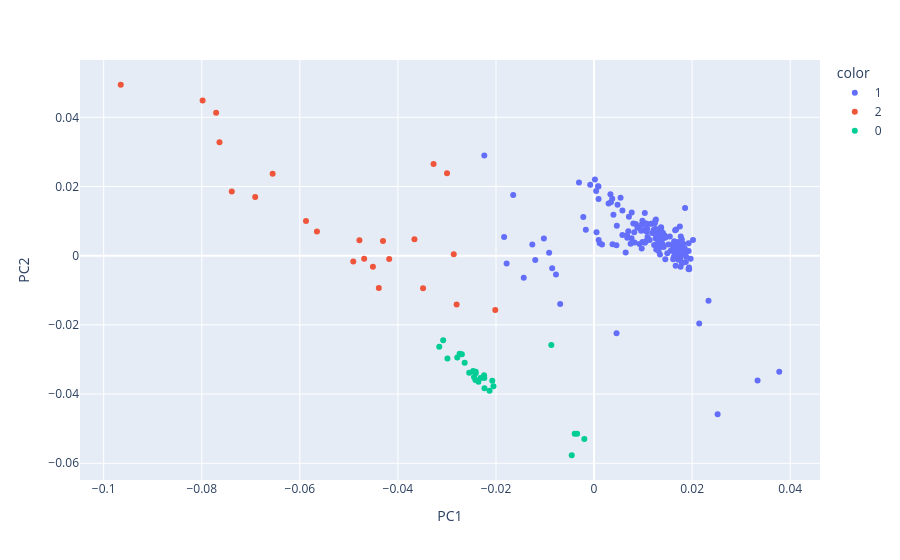

Notebook code for this chart:
### Code cell
# Visualisation des classes
scatter_plot(data_pca, cah_partitionk3)

### Figure 1 — Plotly figure (JSON) as saved in the notebook; plotly's stock layout.template omitted (floating-point values rounded to 4 significant figures; data arrays with more than 128 entries replaced by an {"elided": "..."} marker saying what was removed)
{"data": [{"hovertemplate": "color=1<br>PC1=%{x}<br>PC2=%{y}<extra></extra>", "legendgroup": "1", "marker": {"color": "#636efa", "symbol": "circle"}, "mode": "markers", "name": "1", "orientation": "v", "showlegend": true, "type": "scatter", "x": {"elided": "164 float values"}, "xaxis": "x", "y": {"elided": "164 float values"}, "yaxis": "y"}, {"hovertemplate": "color=2<br>PC1=%{x}<br>PC2=%{y}<extra></extra>", "legendgroup": "2", "marker": {"color": "#EF553B", "symbol": "circle"}, "mode": "markers", "name": "2", "orientation": "v", "showlegend": true, "type": "scatter", "x": [-0.06554, -0.07388, -0.09652, -0.0491, -0.04178, -0.07706, -0.07982, -0.07638, -0.02861, -0.03663, -0.0691, -0.02999, -0.03272, -0.04784, -0.03487, -0.04688, -0.05651, -0.05873, -0.04304, -0.02802, -0.04389, -0.0451, -0.02014], "xaxis": "x", "y": [0.02372, 0.01858, 0.04941, -0.001683, -0.0009802, 0.04132, 0.04484, 0.03276, 0.0004267, 0.004778, 0.01694, 0.02382, 0.02649, 0.004477, -0.009404, -0.0008494, 0.006961, 0.01004, 0.004267, -0.01408, -0.009307, -0.003206, -0.01566], "yaxis": "y"}, {"hovertemplate": "color=0<br>PC1=%{x}<br>PC2=%{y}<extra></extra>", "legendgroup": "0", "marker": {"color": "#00cc96", "symbol": "circle"}, "mode": "markers", "name": "0", "orientation": "v", "showlegend": true, "type": "scatter", "x": [-0.00395, -0.003459, -0.001983, -0.008719, -0.02466, -0.02696, -0.02358, -0.02317, -0.02742, -0.03077, -0.02639, -0.0279, -0.02546, -0.02051, -0.02076, -0.02131, -0.02415, -0.0242, -0.02448, -0.004557, -0.03157, -0.0299, -0.02234, -0.02239, -0.02243, -0.02416], "xaxis": "x", "y": [-0.05145, -0.05143, -0.05302, -0.02584, -0.03334, -0.02851, -0.03642, -0.03534, -0.02831, -0.02441, -0.03096, -0.02946, -0.03385, -0.03776, -0.03618, -0.03907, -0.03397, -0.03595, -0.03509, -0.05768, -0.02629, -0.02969, -0.03832, -0.03534, -0.03456, -0.03352], "yaxis": "y"}], "layout": {"legend": {"title": {"text": "color"}, "tracegroupgap": 0}, "margin": {"t": 60}, "xaxis": {"anchor": "y", "domain": [0, 1], "title": {"text": "PC1"}}, "yaxis": {"anchor": "x", "domain": [0, 1], "title": {"text": "PC2"}}}}
